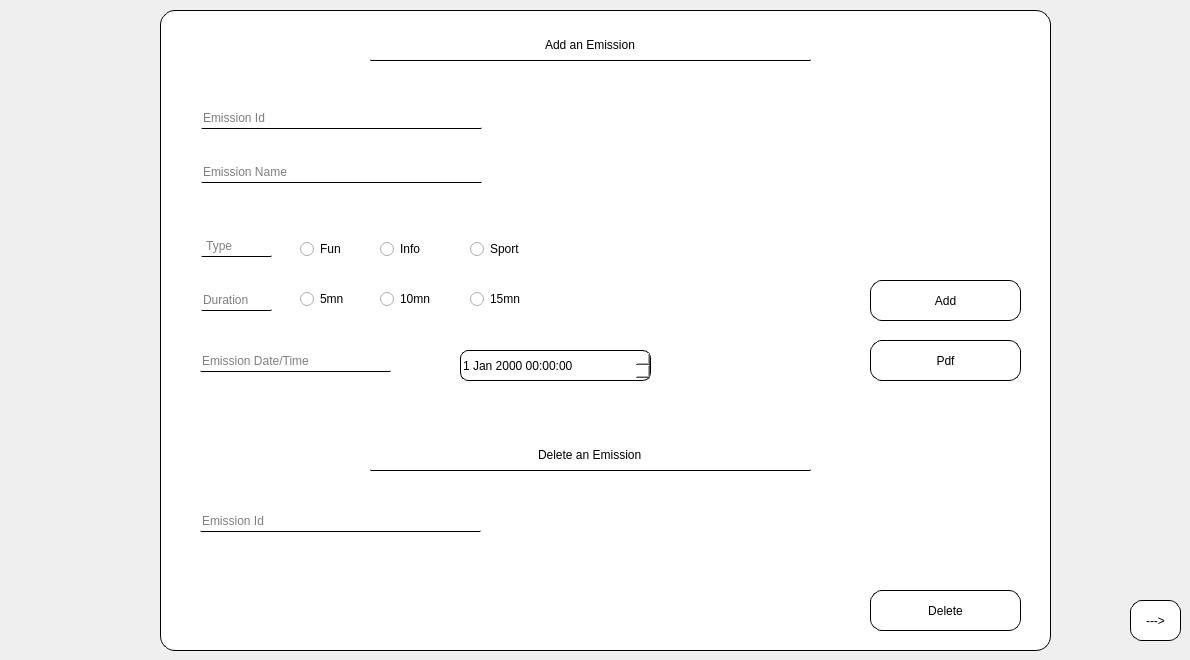
       <widget class="QWidget" name="page">
        <widget class="QRadioButton" name="add_emission_type_fun">
         <property name="geometry">
          <rect>
           <x>300</x>
           <y>240</y>
           <width>71</width>
           <height>18</height>
          </rect>
         </property>
         <property name="styleSheet">
          <string notr="true">background-color:white;
</string>
         </property>
         <property name="text">
          <string>Fun</string>
         </property>
         <attribute name="buttonGroup">
          <string notr="true">buttonGroup_2</string>
         </attribute>
        </widget>
        <widget class="QLineEdit" name="lineEdit">
         <property name="geometry">
          <rect>
           <x>370</x>
           <y>30</y>
           <width>441</width>
           <height>31</height>
          </rect>
         </property>
         <property name="styleSheet">
          <string notr="true">border-radius:1px;
background-color:white;
border-bottom:1px solid;
text-align:center;

</string>
         </property>
         <property name="text">
          <string>Add an Emission</string>
         </property>
         <property name="alignment">
          <set>Qt::AlignCenter</set>
         </property>
         <property name="readOnly">
          <bool>true</bool>
         </property>
        </widget>
        <widget class="QLineEdit" name="add_emission_id">
         <property name="geometry">
          <rect>
           <x>201</x>
           <y>107</y>
           <width>281</width>
           <height>22</height>
          </rect>
         </property>
         <property name="styleSheet">
          <string notr="true">background-color:white;
border-radius:1px;
border-bottom:1px double;</string>
         </property>
         <property name="alignment">
          <set>Qt::AlignLeading|Qt::AlignLeft|Qt::AlignVCenter</set>
         </property>
         <property name="placeholderText">
          <string>Emission Id</string>
         </property>
        </widget>
        <widget class="QRadioButton" name="add_emission_duration_5">
         <property name="geometry">
          <rect>
           <x>300</x>
           <y>290</y>
           <width>71</width>
           <height>18</height>
          </rect>
         </property>
         <property name="styleSheet">
          <string notr="true">background-color:white;
</string>
         </property>
         <property name="text">
          <string>5mn</string>
         </property>
         <attribute name="buttonGroup">
          <string notr="true">buttonGroup</string>
         </attribute>
        </widget>
        <widget class="QLineEdit" name="add_emission_name">
         <property name="geometry">
          <rect>
           <x>201</x>
           <y>161</y>
           <width>281</width>
           <height>22</height>
          </rect>
         </property>
         <property name="styleSheet">
          <string notr="true">background-color:white;
border-radius:1px;
border-bottom:1px double;</string>
         </property>
         <property name="alignment">
          <set>Qt::AlignLeading|Qt::AlignLeft|Qt::AlignVCenter</set>
         </property>
         <property name="placeholderText">
          <string>Emission Name</string>
         </property>
        </widget>
        <widget class="QRadioButton" name="add_emission_duration_10">
         <property name="geometry">
          <rect>
           <x>380</x>
           <y>290</y>
           <width>71</width>
           <height>18</height>
          </rect>
         </property>
         <property name="styleSheet">
          <string notr="true">background-color:white;
</string>
         </property>
         <property name="text">
          <string>10mn</string>
         </property>
         <attribute name="buttonGroup">
          <string notr="true">buttonGroup</string>
         </attribute>
        </widget>
        <widget class="QLineEdit" name="duree">
         <property name="geometry">
          <rect>
           <x>201</x>
           <y>289</y>
           <width>71</width>
           <height>22</height>
          </rect>
         </property>
         <property name="styleSheet">
          <string notr="true">background-color:white;
border-radius:1px;
border-bottom:1px double;</string>
         </property>
         <property name="alignment">
          <set>Qt::AlignLeading|Qt::AlignLeft|Qt::AlignVCenter</set>
         </property>
         <property name="readOnly">
          <bool>true</bool>
         </property>
         <property name="placeholderText">
          <string>Duration</string>
         </property>
        </widget>
        <widget class="QPushButton" name="pushButton_add_emission">
         <property name="geometry">
          <rect>
           <x>870</x>
           <y>280</y>
           <width>151</width>
           <height>41</height>
          </rect>
         </property>
         <property name="styleSheet">
          <string notr="true">
QPushButton{background-color:white;
border-radius:12px;
border-color:black;
border:1px solid;
}
QPushButton:hover
{
background-color:lightgray;
}</string>
         </property>
         <property name="text">
          <string>Add</string>
         </property>
        </widget>
        <widget class="QRadioButton" name="add_emission_type_sport">
         <property name="geometry">
          <rect>
           <x>470</x>
           <y>240</y>
           <width>83</width>
           <height>18</height>
          </rect>
         </property>
         <property name="styleSheet">
          <string notr="true">background-color:white;
</string>
         </property>
         <property name="text">
          <string>Sport</string>
         </property>
         <attribute name="buttonGroup">
          <string notr="true">buttonGroup_2</string>
         </attribute>
        </widget>
        <widget class="QRadioButton" name="add_emission_type_info">
         <property name="geometry">
          <rect>
           <x>380</x>
           <y>240</y>
           <width>83</width>
           <height>18</height>
          </rect>
         </property>
         <property name="styleSheet">
          <string notr="true">background-color:white;
</string>
         </property>
         <property name="text">
          <string>Info</string>
         </property>
         <attribute name="buttonGroup">
          <string notr="true">buttonGroup_2</string>
         </attribute>
        </widget>
        <widget class="QRadioButton" name="add_emission_duration_15">
         <property name="geometry">
          <rect>
           <x>470</x>
           <y>290</y>
           <width>71</width>
           <height>18</height>
          </rect>
         </property>
         <property name="styleSheet">
          <string notr="true">background-color:white;
</string>
         </property>
         <property name="text">
          <string>15mn</string>
         </property>
         <attribute name="buttonGroup">
          <string notr="true">buttonGroup</string>
         </attribute>
        </widget>
        <widget class="QDateTimeEdit" name="dateTimeEdit">
         <property name="geometry">
          <rect>
           <x>460</x>
           <y>350</y>
           <width>191</width>
           <height>31</height>
          </rect>
         </property>
         <property name="styleSheet">
          <string notr="true">background-color:white;
border-radius:8px;
border:1px solid;</string>
         </property>
        </widget>
        <widget class="QLineEdit" name="type">
         <property name="geometry">
          <rect>
           <x>201</x>
           <y>235</y>
           <width>71</width>
           <height>22</height>
          </rect>
         </property>
         <property name="styleSheet">
          <string notr="true">background-color:white;
border-radius:1px;
border-bottom:1px double;</string>
         </property>
         <property name="alignment">
          <set>Qt::AlignLeading|Qt::AlignLeft|Qt::AlignVCenter</set>
         </property>
         <property name="readOnly">
          <bool>true</bool>
         </property>
         <property name="placeholderText">
          <string> Type</string>
         </property>
        </widget>
        <widget class="QLineEdit" name="date">
         <property name="geometry">
          <rect>
           <x>200</x>
           <y>350</y>
           <width>191</width>
           <height>22</height>
          </rect>
         </property>
         <property name="styleSheet">
          <string notr="true">background-color:white;
border-radius:1px;
border-bottom:1px double;</string>
         </property>
         <property name="alignment">
          <set>Qt::AlignLeading|Qt::AlignLeft|Qt::AlignVCenter</set>
         </property>
         <property name="readOnly">
          <bool>true</bool>
         </property>
         <property name="placeholderText">
          <string>Emission Date/Time</string>
         </property>
        </widget>
        <widget class="QLabel" name="label_9">
         <property name="geometry">
          <rect>
           <x>160</x>
           <y>10</y>
           <width>891</width>
           <height>641</height>
          </rect>
         </property>
         <property name="styleSheet">
          <string notr="true">background-color:white;
border-radius:15px;
border:0.5px solid;</string>
         </property>
         <property name="text">
          <string/>
         </property>
        </widget>
        <widget class="QPushButton" name="delete_emission">
         <property name="geometry">
          <rect>
           <x>870</x>
           <y>590</y>
           <width>151</width>
           <height>41</height>
          </rect>
         </property>
         <property name="styleSheet">
          <string notr="true">
QPushButton{background-color:white;
border-radius:12px;
border-color:black;
border:1px solid;
}
QPushButton:hover
{
background-color:lightgray;
}</string>
         </property>
         <property name="text">
          <string>Delete</string>
         </property>
        </widget>
        <widget class="QLineEdit" name="lineEdit_8">
         <property name="geometry">
          <rect>
           <x>200</x>
           <y>510</y>
           <width>281</width>
           <height>22</height>
          </rect>
         </property>
         <property name="styleSheet">
          <string notr="true">background-color:white;
border-radius:1px;
border-bottom:1px double;</string>
         </property>
         <property name="alignment">
          <set>Qt::AlignLeading|Qt::AlignLeft|Qt::AlignVCenter</set>
         </property>
         <property name="placeholderText">
          <string>Emission Id</string>
         </property>
        </widget>
        <widget class="QLineEdit" name="lineEdit_7">
         <property name="geometry">
          <rect>
           <x>370</x>
           <y>440</y>
           <width>441</width>
           <height>31</height>
          </rect>
         </property>
         <property name="styleSheet">
          <string notr="true">border-radius:1px;
background-color:white;
border-bottom:1px solid;
text-align:center;

</string>
         </property>
         <property name="text">
          <string>Delete an Emission</string>
         </property>
         <property name="alignment">
          <set>Qt::AlignCenter</set>
         </property>
         <property name="readOnly">
          <bool>true</bool>
         </property>
        </widget>
        <widget class="QPushButton" name="next_crud">
         <property name="geometry">
          <rect>
           <x>1130</x>
           <y>600</y>
           <width>51</width>
           <height>41</height>
          </rect>
         </property>
         <property name="styleSheet">
          <string notr="true">
QPushButton{background-color:white;
border-radius:12px;
border-color:black;
border:1px solid;
}
QPushButton:hover
{
background-color:lightgray;
}</string>
         </property>
         <property name="text">
          <string>---&gt;</string>
         </property>
        </widget>
        <widget class="QPushButton" name="pushButton_Pdf_emission">
         <property name="geometry">
          <rect>
           <x>870</x>
           <y>340</y>
           <width>151</width>
           <height>41</height>
          </rect>
         </property>
         <property name="styleSheet">
          <string notr="true">
QPushButton{background-color:white;
border-radius:12px;
border-color:black;
border:1px solid;
}
QPushButton:hover
{
background-color:lightgray;
}</string>
         </property>
         <property name="text">
          <string>Pdf</string>
         </property>
        </widget>
        <zorder>label_9</zorder>
        <zorder>add_emission_type_fun</zorder>
        <zorder>lineEdit</zorder>
        <zorder>add_emission_id</zorder>
        <zorder>add_emission_duration_5</zorder>
        <zorder>add_emission_name</zorder>
        <zorder>add_emission_duration_10</zorder>
        <zorder>duree</zorder>
        <zorder>pushButton_add_emission</zorder>
        <zorder>add_emission_type_sport</zorder>
        <zorder>add_emission_type_info</zorder>
        <zorder>add_emission_duration_15</zorder>
        <zorder>dateTimeEdit</zorder>
        <zorder>type</zorder>
        <zorder>date</zorder>
        <zorder>delete_emission</zorder>
        <zorder>lineEdit_8</zorder>
        <zorder>lineEdit_7</zorder>
        <zorder>next_crud</zorder>
        <zorder>pushButton_Pdf_emission</zorder>
       </widget>
